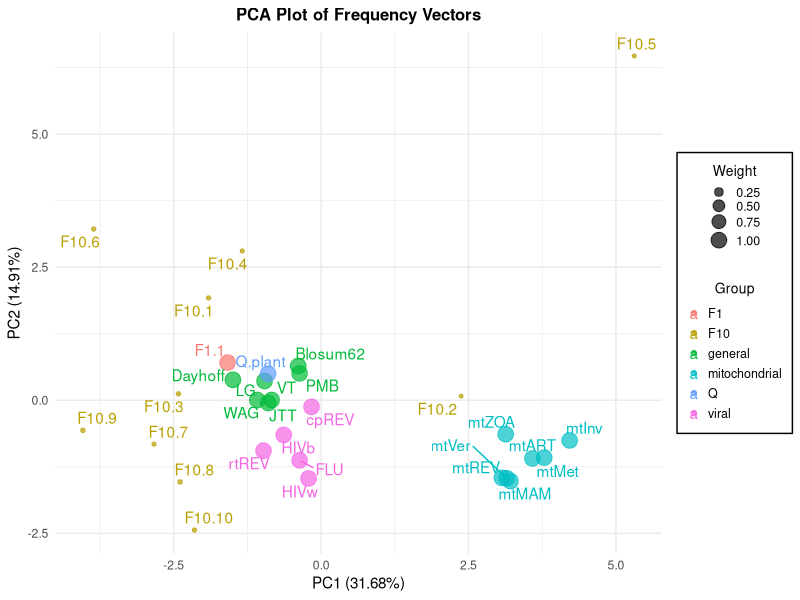

Here is the R script that generated this plot:

# Input the data
F1_1 <- c(0.0964, 0.0631, 0.0318, 0.0594, 0.0161, 0.0365, 0.0695, 0.0690, 0.0247, 0.0412, 0.1003, 0.0524, 0.0193, 0.0343, 0.0480, 0.0797, 0.0467, 0.0121, 0.0253, 0.0741)

F10_1 <- c(0.0951815,0.0898734,0.0400739,0.0566552,0.0258627,0.0411491,0.036316,0.0295645,0.0290678,0.0244669,0.103115,0.0879412,0.0510774,0.00973801,0.00399189,0.106363,0.094909,0.00392678,0.00909412,0.0616326)
F10_2 <- c(0.0791651,0.0633787,0.0307722,0.0000875455,0.0249962,0.0248807,0.0281768,0.0856778,0.0346434,0.0447194,0.156142,0.00275651,0.0653901,0.0871013,0.0752194,0.0587292,0.014828,0.0225379,0.0364103,0.0643878)
F10_3 <- c(0.159865,0.0947391,0.0507743,0.0344274,0.0000920482,0.0141003,0.0567542,0.0809695,0.0293498,0.0195388,0.100466,0.0527175,0.00881687,0.0000920482,0.0564458,0.098429,0.0371892,0.0212744,0.0162594,0.0676994)
F10_4 <- c(0.122953,0.0696851,0.00342007,0.0580904,0.0449335,0.0220916,0.0288058,0.0568581,0.0566351,0.0221778,0.0608678,0.0501054,0.00571208,0.0674747,0.0113555,0.14012,0.0391373,0.00707712,0.0639785,0.0685206)
F10_5 <- c(0.0691583,0.021993,0.0269766,0.0127757,0.0509711,0.00632125,0.00521974,0.0145802,0.00394856,0.167407,0.246906,0.000308235,0.0250452,0.0419772,0.0104131,0.00718915,0.0290562,0.0115716,0.021482,0.2267)
F10_6 <- c(0.131608,0.0996116,0.0161474,0.0455742,0.0064738,0.0880735,0.0813327,0.0648054,0.0188262,0.0296626,0.130996,0.0737761,0.0119013,0.0405873,0.000091681,0.0771084,0.0158113,0.000091681,0.000091681,0.0674293)
F10_7 <- c(0.0378795,0.0678643,0.0435899,0.112753,0.000130103,0.0217906,0.0843666,0.12107,0.00807882,0.0607061,0.0224495,0.067956,0.0199518,0.0218261,0.061458,0.0841364,0.0134502,0.00794212,0.0469138,0.0956877)
F10_8 <- c(0.0899257,0.0361378,0.0107289,0.0990157,0.00101999,0.0404787,0.135411,0.0476142,0.0109771,0.0290578,0.0611128,0.0409312,0.0168603,0.0224945,0.0770708,0.0587654,0.0982625,0.0155625,0.05368,0.0548929)
F10_9 <- c(0.147919,0.045668,0.0354327,0.0892718,0.00187309,0.0421802,0.140897,0.0473804,0.021272,0.016008,0.027086,0.0873209,0.0126555,0.0515414,0.0703138,0.0492243,0.0320147,0.0228702,0.0000802069,0.0589904)
F10_10 <- c(0.0342052,0.0404088,0.0418635,0.044969,0.0243696,0.0529587,0.069029,0.129522,0.0261134,0.0232404,0.100453,0.0458736,0.0000813327,0.0000813327,0.105747,0.102512,0.0647891,0.0218914,0.0120732,0.0598184)

C10_1 <- c(0.4082573125, 0.0081783015, 0.0096285438, 0.0069870889, 0.0349388179, 0.0075279735, 0.0097846653, 0.1221613215, 0.0039151830, 0.0125784287, 0.0158338663, 0.0059670150, 0.0081313216, 0.0061604332, 0.0394155867, 0.1682450664, 0.0658132542, 0.0018751587, 0.0041579747, 0.0604426865)
C10_2 <- c(0.1027763487, 0.0418664491, 0.0213272051, 0.0155943616, 0.0149663448, 0.0440685478, 0.0419667447, 0.0138805792, 0.0158864807, 0.1066076641, 0.1131944125, 0.0436343681, 0.0437800327, 0.0180729309, 0.0223250701, 0.0529608087, 0.1081741005, 0.0045147205, 0.0137373857, 0.1606654446)
C10_3 <- c(0.0351766018, 0.0019678632, 0.0016591476, 0.0006768741, 0.0078706538, 0.0016559557, 0.0019686768, 0.0022420602, 0.0012878339, 0.3515819591, 0.1278183107, 0.0018856550, 0.0242631753, 0.0126221329, 0.0029771559, 0.0049998099, 0.0255378034, 0.0011907778, 0.0037539283, 0.3888636245)
C10_4 <- c(0.0408513927, 0.0269887074, 0.2185648186, 0.2333814790, 0.0037602852, 0.0380451418, 0.0901238869, 0.1158332065, 0.0373197176, 0.0025523644, 0.0052164616, 0.0485017266, 0.0022571778, 0.0025108218, 0.0108333610, 0.0804527209, 0.0302879995, 0.0010815260, 0.0069890931, 0.0044481118)
C10_5 <- c(0.0185492661, 0.0062362395, 0.0024895723, 0.0009775062, 0.0070416514, 0.0083539447, 0.0024891617, 0.0028952913, 0.0040103982, 0.1632422345, 0.4443079409, 0.0043570878, 0.1202815687, 0.0733329781, 0.0048827648, 0.0051642443, 0.0131806647, 0.0068759784, 0.0144734420, 0.0968580644)
C10_6 <- c(0.1106750119, 0.0352190043, 0.0405186210, 0.1636437899, 0.0014834855, 0.0877962201, 0.2638456592, 0.0325228293, 0.0163803600, 0.0068334902, 0.0140679579, 0.0677158208, 0.0048988133, 0.0023256777, 0.0298982139, 0.0562887953, 0.0426922497, 0.0010338979, 0.0040522304, 0.0181078719)
C10_7 <- c(0.0522657662, 0.0668294648, 0.0714836849, 0.0297745257, 0.0143324928, 0.0736540298, 0.0388386669, 0.0228101108, 0.1551638111, 0.0187406149, 0.0653779932, 0.0439469345, 0.0207189121, 0.0624033021, 0.0145475497, 0.0549017631, 0.0370140058, 0.0193756900, 0.1110694548, 0.0267512268)
C10_8 <- c(0.0116587342, 0.0050990142, 0.0064011054, 0.0021742457, 0.0105340743, 0.0040203734, 0.0024251112, 0.0034709143, 0.0366787049, 0.0187185330, 0.0676489746, 0.0026694717, 0.0143534813, 0.3650985596, 0.0031159927, 0.0094848536, 0.0073713920, 0.0509564551, 0.3574858593, 0.0206341497)
C10_9 <- c(0.0627195947, 0.2038782162, 0.0428629162, 0.0236193294, 0.0052662886, 0.1098111767, 0.0686284994, 0.0256174957, 0.0332612124, 0.0128968249, 0.0305627740, 0.2270839355, 0.0124036991, 0.0039181841, 0.0140440613, 0.0483152469, 0.0463378087, 0.0025143473, 0.0065521118, 0.0197062770)
C10_10 <- c(0.1145518598, 0.0324008908, 0.0750614981, 0.0416192189, 0.0098549497, 0.0339624663, 0.0364907910, 0.0503817581, 0.0165233329, 0.0092949460, 0.0139153707, 0.0423026886, 0.0082240805, 0.0046605982, 0.0379221548, 0.2610647896, 0.1845829279, 0.0017548981, 0.0058538316, 0.0195769483)

Dayhoff <- c(0.08712691, 0.04090396, 0.04043196, 0.04687195, 0.03347397, 0.03825496, 0.04952995, 0.08861191, 0.03361897, 0.03688596, 0.08535691, 0.08048092, 0.01475299, 0.03977196, 0.05067995, 0.06957693, 0.05854194, 0.01049399, 0.02991597, 0.06471794)
LG <- c(0.07906592, 0.05594094, 0.04197696, 0.05305195, 0.01293699, 0.04076696, 0.07158593, 0.05733694, 0.02235498, 0.06215694, 0.0990809, 0.06459994, 0.02295098, 0.04230196, 0.04403996, 0.06119694, 0.05328695, 0.01206599, 0.03415497, 0.06914693)
JTT <- c(0.07674792, 0.05169095, 0.04264496, 0.05154395, 0.01980298, 0.04075196, 0.06182994, 0.07315193, 0.02294398, 0.05376095, 0.09190391, 0.05867594, 0.02382598, 0.04012596, 0.05090095, 0.06876493, 0.05856494, 0.01426099, 0.03210197, 0.06600493)
WAG <- c(0.08662791, 0.043972, 0.0390894, 0.05704511, 0.0193078, 0.0367281, 0.05805891, 0.08325181, 0.0244313, 0.048466, 0.08620901, 0.06202861, 0.0195027, 0.0384319, 0.0457631, 0.06951791, 0.06101271, 0.0143859, 0.0352742, 0.07089561)
VT <- c(0.0770764620135024, 0.0500819370772208, 0.0462377395993731, 0.0537929860758246, 0.0144533387583345, 0.0408923608974345, 0.0633579339160905, 0.0655672355884439, 0.0218802687005936, 0.0591969699027449, 0.0976461276528445, 0.0592079410822730, 0.0220695876653368, 0.0413508521834260, 0.0476871596856874, 0.0707295165111524, 0.0567759161524817, 0.0127019797647213, 0.0323746050281867, 0.0669190817443274)
Blosum62 <- c(0.074, 0.052, 0.045, 0.054, 0.025, 0.034, 0.054, 0.074, 0.026, 0.068, 0.099, 0.058, 0.025, 0.047, 0.039, 0.057, 0.051, 0.013, 0.032, 0.073)
PMB <- c(0.07559244, 0.05379462, 0.03769623, 0.04469553, 0.02849715, 0.03389661, 0.05349465, 0.0779922, 0.029997, 0.05989401, 0.09579042, 0.0519948, 0.02189781, 0.0449955, 0.0419958, 0.06819318, 0.05639436, 0.01569843, 0.0359964, 0.07149285)
Q_plant <- c(0.074923000, 0.050500000, 0.038734000, 0.053195000, 0.011300000, 0.037499000, 0.068513000, 0.059627000, 0.021204000, 0.058991000, 0.102504000, 0.067306000, 0.022371000, 0.043798000, 0.037039000, 0.084451000, 0.047850000, 0.012322000, 0.030777000, 0.077097000)
mtREV <- c(0.072, 0.019, 0.039, 0.019, 0.006, 0.025, 0.024, 0.056, 0.028, 0.088, 0.169, 0.023, 0.054, 0.061, 0.054, 0.072, 0.086, 0.029, 0.033, 0.043)
mtMet <- c(0.043793213137964, 0.012957803887341, 0.057001317100395, 0.016899005069702, 0.011330503399151, 0.018018105405432, 0.022538506761552, 0.047050114115034, 0.017183705155112, 0.089779426933828, 0.155226046567814, 0.039913511974054, 0.067444320233296, 0.088448026534408, 0.037528211258463, 0.093752228125668, 0.063579019073706, 0.022671306801392, 0.041568212470464, 0.053317415995225)
mtVer <- c(0.070820264589868, 0.014049892975054, 0.045209877395061, 0.014793692603154, 0.006814196592902, 0.026340886829557, 0.021495189252405, 0.044239977880011, 0.024230987884506, 0.090735054632473, 0.172309913845043, 0.027381186309407, 0.056193971903014, 0.049775775112112, 0.054386272806864, 0.074421862789069, 0.108809945595027, 0.025652687173656, 0.026484686757657, 0.045853677073162)
mtInv <- c(0.031742312696925, 0.010900704360282, 0.061579224631690, 0.016149206459683, 0.013570105428042, 0.014644105857642, 0.022311208924484, 0.047847519139008, 0.011641804656722, 0.094322337728935, 0.149407059762824, 0.044438717775487, 0.077262530905012, 0.102287040914816, 0.026290210516084, 0.105939042375617, 0.042869117147647, 0.020701008280403, 0.046556718622687, 0.059540023816010)
mtMAM <- c(0.0692, 0.0184, 0.0400, 0.0186, 0.0065, 0.0238, 0.0236, 0.0557, 0.0277, 0.0905, 0.1675, 0.0221, 0.0561, 0.0611, 0.0536, 0.0725, 0.0870, 0.0293, 0.0340, 0.0428)
mtART <- c(0.054116, 0.018227, 0.039903, 0.020160, 0.009709, 0.018781, 0.024289, 0.068183, 0.024518, 0.092638, 0.148658, 0.021718, 0.061453, 0.088668, 0.041826, 0.091030, 0.049194, 0.029786, 0.039443, 0.057700)
mtZOA <- c(0.06887993, 0.02103698, 0.03038997, 0.02069598, 0.00996599, 0.01862298, 0.02498898, 0.07196793, 0.02681397, 0.08507191, 0.15671684, 0.01927598, 0.05065195, 0.08171192, 0.04480296, 0.08053492, 0.05638594, 0.02799797, 0.03740396, 0.06608293)
rtREV <- c(0.0646, 0.0453, 0.0376, 0.0422, 0.0114, 0.0606, 0.0607, 0.0639, 0.0273, 0.0679, 0.1018, 0.0751, 0.0150, 0.0287, 0.0681, 0.0488, 0.0622, 0.0251, 0.0318, 0.0619)
cpREV <- c(0.0755, 0.0621, 0.0410, 0.0371, 0.0091, 0.0382, 0.0495, 0.0838, 0.0246, 0.0806, 0.1011, 0.0504, 0.0220, 0.0506, 0.0431, 0.0622, 0.0543, 0.0181, 0.0307, 0.0660)
HIVb <- c(0.060490222, 0.066039665, 0.044127815, 0.042109048, 0.020075899, 0.053606488, 0.071567447, 0.072308239, 0.022293943, 0.069730629, 0.098851122, 0.056968211, 0.019768318, 0.028809447, 0.046025282, 0.050604330, 0.053636813, 0.033011601, 0.028350243, 0.061625237)
HIVw <- c(0.0377494, 0.0573210, 0.0891129, 0.0342034, 0.0240105, 0.0437824, 0.0618606, 0.0838496, 0.0156076, 0.0983641, 0.0577867, 0.0641682, 0.0158419, 0.0422741, 0.0458601, 0.0550846, 0.0813774, 0.0195970, 0.0205847, 0.0515638)
FLU <- c(0.04707195, 0.05090995, 0.07421393, 0.04785995, 0.02502197, 0.03330397, 0.05458695, 0.07637292, 0.01996398, 0.06713393, 0.07149793, 0.05678494, 0.01815098, 0.03049597, 0.05065595, 0.08840891, 0.07433893, 0.01852398, 0.03147397, 0.06322894)

# Add row names and column names to the matrix
profile_matrix <- rbind(F1_1,
                        F10_1, F10_2, F10_3, F10_4, F10_5, F10_6, F10_7, F10_8, F10_9, F10_10,
                        #C10_1, C10_2, C10_3, C10_4, C10_5, C10_6, C10_7, C10_8, C10_9, C10_10,
                        Dayhoff, LG, JTT, WAG, VT, Blosum62, PMB, Q_plant,
                        mtREV, mtMet, mtVer, mtInv, mtMAM, mtART, mtZOA, rtREV, cpREV, HIVb, HIVw, FLU)
rownames(profile_matrix) <- c("F1.1 (1.0000)",
                              "F10.1 (0.0999)", "F10.2 (0.0984)", "F10.3 (0.1004)", "F10.4 (0.0990)", "F10.5 (0.0988)", "F10.6 (0.1010)", "F10.7 (0.0992)", "F10.8 (0.1017)", "F10.9 (0.1014)", "F10.10 (0.1001)",
                              #"C10.1 (0.1191)", "C10.2 (0.0874)", "C10.3 (0.1037)", "C10.4 (0.0923)", "C10.5 (0.1070)","C10.6 (0.1330)", "C10.7 (0.0538)", "C10.8 (0.0692)", "C10.9 (0.1320)", "C10.10 (0.1024)",
                              "Dayhoff (1.0000)", "LG (1.0000)", "JTT (1.0000)", "WAG (1.0000)", "VT (1.0000)", "Blosum62 (1.0000)", "PMB (1.0000)", "Q.plant (1.0000)",
                              "mtREV (1.0000)", "mtMet (1.0000)", "mtVer (1.0000)", "mtInv (1.0000)", "mtMAM (1.0000)", "mtART (1.0000)", "mtZOA (1.0000)", "rtREV (1.0000)", "cpREV (1.0000)", "HIVb (1.0000)", "HIVw (1.0000)", "FLU (1.0000)")
amino_acids <- c("A", "R", "N", "D", "C", "Q", "E", "G", "H", "I", "L", "K", "M", "F", "P", "S", "T", "W", "Y", "V")
colnames(profile_matrix) <- amino_acids

library(ggplot2)
library(ggrepel)

# Extract weights and scale them down to 50%
weights <- as.numeric(sub(".*\\((.*)\\)", "\\1", rownames(profile_matrix)))

# Extract labels, removing the brackets and the weights inside them
labels <- sub(" \\(.*\\)", "", rownames(profile_matrix))

# Create groups
groups <- sub("\\..*", "", labels)
general_indices <- which(labels %in% c("Dayhoff", "LG", "JTT", "WAG", "VT", "Blosum62", "PMB"))
groups[general_indices] <- "general"
mitochondrial_indices <- which(labels %in% c("mtREV", "mtMet", "mtVer", "mtInv", "mtMAM", "mtART", "mtZOA"))
groups[mitochondrial_indices] <- "mitochondrial"
viral_indices <- which(labels %in% c("rtREV", "cpREV", "HIVb", "HIVw", "FLU"))
groups[viral_indices] <- "viral"


# Perform PCA analysis
pca_result <- prcomp(profile_matrix, scale. = TRUE)

# Calculate the percentage of variance explained by each principal component
explained_variance <- pca_result$sdev^2 / sum(pca_result$sdev^2)
percent_variance <- explained_variance * 100

# Prepare the data frame for plotting
pca_data <- data.frame(pca_result$x, Weight = weights, Label = labels, Group = groups)

# Plot the PCA
ggplot(pca_data, aes(x = PC1, y = PC2, label = Label, color = Group)) +
  geom_point(aes(size = Weight), alpha = 0.7) +
  geom_text_repel() +
  scale_size_continuous(range = c(1, 5)) +
  theme_minimal() +
  labs(title = "PCA Plot of Frequency Vectors",
       x = paste0("PC1 (", round(percent_variance[1], 2), "%)"),
       y = paste0("PC2 (", round(percent_variance[2], 2), "%)"),
       size = "Weight",
       color = "Group") +
  theme(
    plot.title = element_text(size = 12, face = "bold", hjust = 0.5),
    legend.title = element_text(size = 10),
    legend.text = element_text(size = 9),
    legend.key.size = unit(0.8, "lines"),
    legend.key.height = unit(0.6, "lines"),
    legend.key.width = unit(0.6, "lines"),
    legend.box.background = element_rect(color = "black", size = 0.5),
    legend.box.margin = margin(2, 2, 2, 2),
    legend.justification = "center",
    legend.box.just = "center",
    legend.title.align = 0.5
  )
